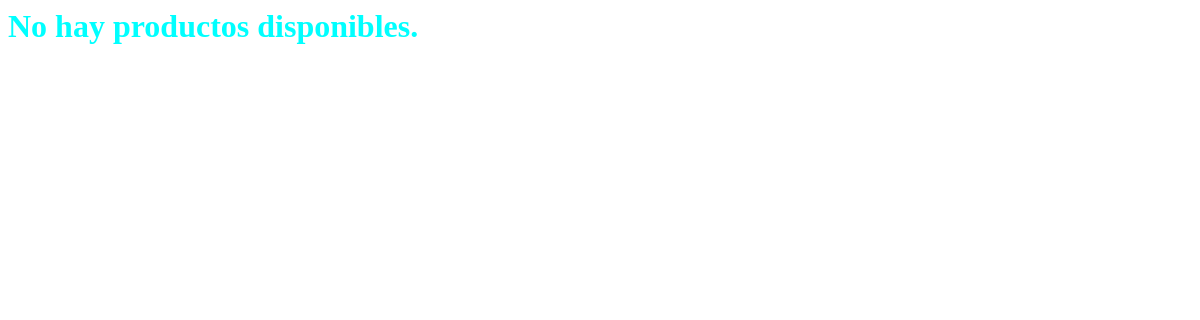
Page /usuarios/users_list/ on the earlier database version.
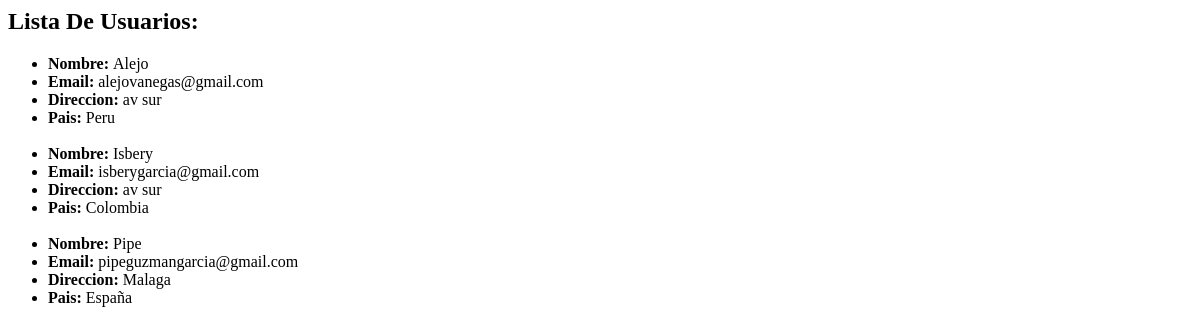
Same page on the later database version.
### usuarios/models.py (models this page shows)
class Usuarios(AbstractUser):
    direccion = models.CharField(max_length=100, null=True, blank=True)
    pais = models.CharField(max_length=20, default='Colombia')

### usuarios/views.py (the view)
# urls.py: path('users_list/', views.users_list, name='users_list'),
def users_list(request):
    if request.method == "GET":
        lista_usuarios = Usuarios.objects.all()
        template = loader.get_template('usuarios/index.html')
        mensaje = {"lista_usuarios": lista_usuarios}
        return HttpResponse(template.render(mensaje, request))
    return HttpResponse("Method not allowed", status=405)

### usuarios/templates/usuarios/index.html
{% if lista_usuarios %}
    <h2>Lista De Usuarios: </h2>
    <ul>
        {% for usuario in lista_usuarios %}
            <li>
                <strong>Nombre: </strong>{{usuario.username}}
            </li>
            <li>
                <strong>Email: </strong>{{usuario.email}}
            </li>
            <li>
                <strong>Direccion: </strong>{{usuario.direccion}}
            </li>
            <li>
                <strong>Pais: </strong>{{usuario.pais}}
            </li>
            <br>
        {% endfor %}
    </ul>
{% else %}
    <h1 style="color: aqua">No hay productos disponibles.</h1>
{% endif %}

Differences in the rows shown:
added Usuarios: username "Alejo", email "alejovanegas@gmail.com", direccion "av sur", pais "Peru"
added Usuarios: username "Isbery", email "isberygarcia@gmail.com", direccion "av sur", pais "Colombia"
added Usuarios: username "Pipe", email "pipeguzmangarcia@gmail.com", direccion "Malaga", pais "España"
Other differences:
text no longer shown: "No hay productos disponibles."
text now shown: "Lista De Usuarios:"
